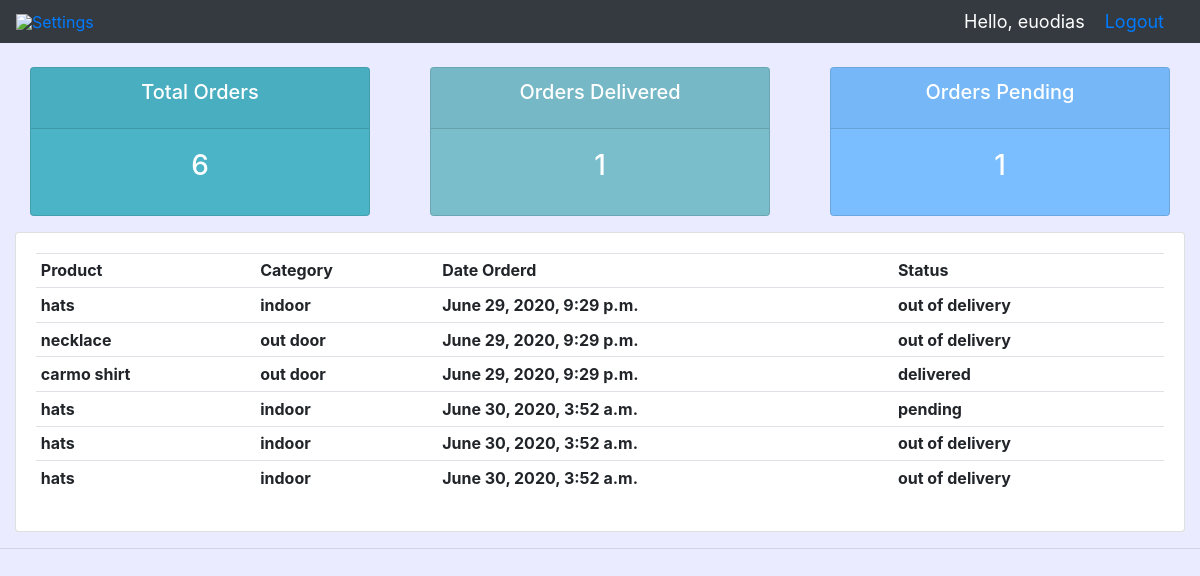
Screenshot of /users/ (signed in) with the database file from the repository.
### accounts/models.py (models this page shows, shortened)
class Order(models.Model):
    STATUS = (
        ('pending', 'Pending'),
        ('out of delivery', 'Out of delivery'),
        ('delivered', 'Delivered')
    )
    date_created = models.DateTimeField(auto_now_add=True, null=True)
    status = models.CharField(max_length=200, null=True, choices=STATUS)
    customer = models.ForeignKey(Customer, on_delete=models.CASCADE)
    product = models.ForeignKey(Product, on_delete=models.CASCADE)

class Product(models.Model):
    CATEGORY = (
        ('indoor', 'Indoor'),
        ('out door', 'Out door'),
    )
    name = models.CharField(max_length=200, null=True)
    price = models.FloatField(null=True)
    category = models.CharField(max_length=200, null=True, choices=CATEGORY)
    description = models.TextField(max_length=200, null=True)
    date_created = models.DateTimeField(auto_now_add=True)
    tag = models.ManyToManyField(Tag)
    def __str__(self):
        return self.name

### accounts/decorators.py (the view)
        def wrapper_fun(request, *args, **kwargs):
            group = None  # if a list of groups exists
            if request.user.groups.exists():
                group = request.user.groups.all()[0].name
            if group in allowed_roles:
                return view_func(request, *args, **kwargs)
            else:
                return HttpResponse('You are not authorized to view this page')

### accounts/views.py (called while the page is built)
@login_required(login_url='login')
@allowed_users(allowed_roles=['customer'])
def userPage(request):
    orders = request.user.customer.order_set.all()
    total_orders = orders.count()
    delivered = orders.filter(status='delivered').count()
    pending = orders.filter(status="pending").count()
    context = {'orders': orders,
               'total_orders': total_orders,
               'delivered': delivered,
               'pending': pending
               }
    return render(request, 'users.html', context)

### accounts/templates/users.html (shortened to what this page needs)
{%  extends 'main.html' %}
{% load static %}
{% block content %}
{% include 'status.html' %}
<div class="row">
	<div class="col-md">
		<div class="card card-body">
			<table class="table table-sm">
				<tr>
			 		<th>Product</th>
                    <th>Category</th>
					<th>Date Orderd</th>
					<th>Status</th>
				</tr>
				{% for order in orders %}
				<tr>
					<th>{{ order.product }}</th>
					<th>{{ order.product.category }}</th>
					<th>{{ order.date_created }}</th>
					<th>{{ order.status }}</th>
				</tr>
				{% endfor %}
			</table>
		</div>
	</div>
</div>
{% endblock content %}

### accounts/templates/navbar.html (shortened to what this page needs)
{% load static %}
<nav class="navbar navbar-expand-lg navbar-dark bg-dark">
<img src="{% static 'images/' %}">
  <div class="collapse navbar-collapse" id="navbarNav">
    <ul class="navbar-nav">
      {% if request.user.is_staff %}
      <li class="nav-item">
        <a class="nav-link" href="{% url 'home' %}">Dashboard</a>
      </li>
      <li class="nav-item">
        <a class="nav-link" href="{% url 'products' %}">Product</a>
      </li>
      {% else %}
      <li class="nav-item">
        <a class="nav-item" href="{% url 'account' %}"> Settings </a>
      </li>
      {% endif %}
    </ul>
  </div>
  <span class="hello-msg"> Hello, {{ request.user }} </span>
  <span class="hello-msg"> <a href="{% url 'logout' %}"> Logout </a></span>
</nav>

### static/css/main.css (style rules this page uses)
body { background-color: #ebebff; }

### accounts/templates/navbar.html (style rules this page uses)
.hello-msg { font-size: 18px; color: #fff; margin-right: 20px; }

### rows the page displays
Order: product "hats", product.category "indoor", date_created "June 29, 2020, 9:29 p.m.", status "out of delivery"
Order: product "necklace", product.category "out door", date_created "June 29, 2020, 9:29 p.m.", status "out of delivery"
Order: product "carmo shirt", product.category "out door", date_created "June 29, 2020, 9:29 p.m.", status "delivered"
Order: product "hats", product.category "indoor", date_created "June 30, 2020, 3:52 a.m.", status "pending"
Order: product "hats", product.category "indoor", date_created "June 30, 2020, 3:52 a.m.", status "out of delivery"
Order: product "hats", product.category "indoor", date_created "June 30, 2020, 3:52 a.m.", status "out of delivery"

### other values shown
{{ request.user }} "euodias"
{{ total_orders }} "6"
{{ delivered }} "1"
{{ pending }} "1"
